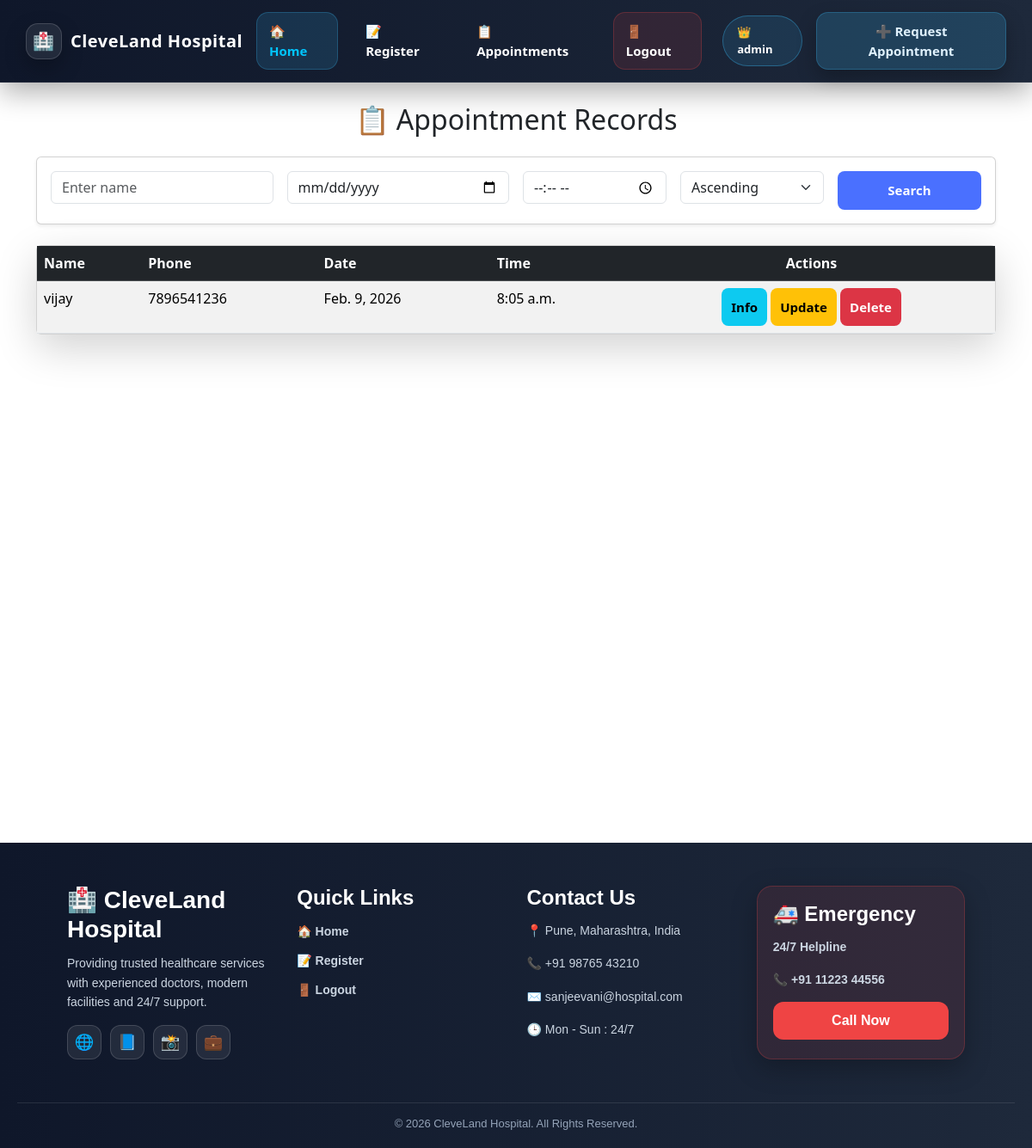
The app's page /show-appointment/ (signed in) with its own data.
### clinic_app/models.py (models this page shows, shortened)
class Appointment(models.Model):
    patient_name= models.CharField(max_length=20)
    patient_email=models.EmailField()
    patient_age=models.IntegerField()
    patient_address=models.TextField()
    patient_gender= models.CharField(max_length=10,choices=(('M',"Male"),('F',"Female")))
    patient_phone= models.CharField(max_length=15)
    appointment_date= models.DateField()
    appointment_time= models.TimeField()
    recent_report=models.FileField(upload_to='appointment_reports', blank=True, null=True)
    reson = models.TextField()

### clinic_app/views.py (the view)
# urls.py: path('show-appointment/', show_appointments, name='show_appointment_urls'),
def show_appointments(request):
    appointments =Appointment.objects.all()
    name = request.GET.get('patient_name')
    date = request.GET.get('date')
    time = request.GET.get('time')
    sort = request.GET.get('sort')
    if name:
        appointments = appointments.filter(patient_name__icontains = name)
    if date:
        appointments = appointments.filter(appointment_date = date)
    if time:
        appointments = appointments.filter(appointmnet_time = time)
    if sort:
        appointments = appointments.order_by(sort)
    template_name="clinic_app/show.html"
    context={'appointments' : appointments}
    return render(request, template_name, context)

### templates/clinic_app/show.html (shortened to what this page needs)
{% extends 'base.html' %}
{% block content %}
<div class="container mt-4">
    <h2 class="text-center mb-4">📋 Appointment Records</h2>
    <div class="card shadow-sm p-3 mb-4">
        <form method="get" class="row g-3">
            <div class="col-md-3">
                <input type="text" name="patient_name" class="form-control" placeholder="Enter name">
            </div>
            <div class="col-md-3">
                <input type="date" name="date" class="form-control">
            </div>
            <div class="col-md-2">
                <input type="time" name="time" class="form-control">
            </div>
            <div class="col-md-2">
                <select name="sort" class="form-select">
                    <option value="patient_name">Ascending</option>
                </select>
            </div>
            <div class="col-md-2">
                <button type="submit" class="btn btn-primary w-100">Search</button>
            </div>
        </form>
    </div>
    <div class="card shadow-lg">
        <div class="table-responsive">
            <table class="table table-hover table-striped mb-0">
                <thead class="table-dark">
                    <tr>
                        <th>Name</th>
                        <th>Phone</th>
                        <th>Date</th>
                        <th>Time</th>
                        <th class="text-center">Actions</th>
                    </tr>
                </thead>
                <tbody>
                    {% for appointment in appointments %}
                    <tr>
                        <td>{{ appointment.patient_name }}</td>
                        <td>{{ appointment.patient_phone }}</td>
                        <td>{{ appointment.appointment_date }}</td>
                        <td>{{ appointment.appointment_time }}</td>
                        <td class="text-center">
                            <a href="{% url 'info_appointment_urls' appointment.id %}" class="btn btn-info btn-sm">Info</a>
                            <a href="{% url 'update_appointment_urls' appointment.id %}" class="btn btn-warning btn-sm">Update</a>
                            <a href="{% url 'delete_appointment_urls' appointment.id %}" class="btn btn-danger btn-sm">Delete</a>
                        </td>
                    </tr>
                    {% endfor %}
                </tbody>
            </table>
        </div>
    </div>
</div>
{% endblock %}

### templates/NavBar.html (shortened to what this page needs)
<nav class="navbar navbar-expand-lg hospital-navbar-dark">
  <div class="container-fluid">
    <a class="navbar-brand hospital-brand-dark" href="{% url 'home_urls' %}">
      <span class="brand-icon-dark">🏥</span> CleveLand Hospital
    </a>
    <div class="collapse navbar-collapse" id="navbarNav">
      <ul class="navbar-nav ms-auto align-items-lg-center gap-lg-2">
        <li class="nav-item">
          <a class="nav-link nav-dark-link active" href="{% url 'home_urls' %}">🏠 Home</a>
        </li>
        {% if user.is_authenticated %}
          <li class="nav-item">
            <a class="nav-link nav-dark-link" href="{% url 'create_appointment_urls' %}">📝 Register</a>
          </li>
          {% if user.is_superuser %}
          <li class="nav-item">
            <a class="nav-link nav-dark-link" href="{% url 'show_appointment_urls' %}">📋 Appointments</a>
          </li>
          {% endif %}
          <li class="nav-item">
            <a class="nav-link nav-dark-link logout-dark" href="{% url 'logout_user_urls' %}">🚪 Logout</a>
          </li>
          <li class="nav-item">
            {% if user.is_superuser %}
              <span class="user-badge-dark admin-dark">👑 {{ user.username }}</span>
            {% else %}
              <span class="user-badge-dark normal-dark">✅ {{ user.username }}</span>
            {% endif %}
          </li>
        {% endif %}
      </ul>
      <div class="d-flex ms-lg-3 mt-3 mt-lg-0">
        <a href="{% url 'create_appointment_urls' %}" class="btn request-btn-dark">
          ➕ Request Appointment
        </a>
      </div>
    </div>
  </div>
</nav>

### static/CSS/style.css (style rules this page uses)
.btn { flex: 1; padding: 11px; border: none; border-radius: 8px; font-size: 15px; cursor: pointer; font-weight: bold; transition: 0.3s; }
.btn-primary { background: #4a70ff; color: white; }

### templates/base.html (style rules this page uses)
.navbar { background-color: #0b3c5d !important; padding: 12px 20px; }
.navbar-brand { color: #00c6ff !important; font-weight: bold; font-size: 22px; }
.navbar-nav .nav-link { color: #ffffff !important; font-size: 15px; margin-right: 10px; transition: color 0.3s ease, background 0.3s ease; }
.navbar-nav .nav-link.active { color: #00c6ff !important; font-weight: 600; }
.navbar-nav span { font-weight: bold; }
.navbar-nav { align-items: center; }

### templates/NavBar.html (style rules this page uses)
.hospital-navbar-dark { background: linear-gradient(90deg, #0f172a, #1e293b); padding: 14px 18px; box-shadow: 0 12px 30px rgba(0,0,0,0.30); border-bottom: 1px solid rgba(255,255,255,0.08); position: sticky; top: 0; z-index: 999; }
.hospital-brand-dark { font-weight: 900; font-size: 20px; color: white !important; letter-spacing: 0.5px; display: flex; align-items: center; gap: 10px; transition: 0.3s ease; }
.brand-icon-dark { width: 42px; height: 42px; border-radius: 14px; display: inline-flex; justify-content: center; align-items: center; background: rgba(255,255,255,0.08); border: 1px solid rgba(255,255,255,0.15); box-shadow: 0 10px 25px rgba(0,0,0,0.25); }
.nav-dark-link { color: #cbd5e1 !important; font-weight: 700; padding: 10px 14px !important; border-radius: 14px; transition: 0.3s ease; position: relative; }
.nav-dark-link.active { background: rgba(56,189,248,0.15); color: white !important; border: 1px solid rgba(56,189,248,0.25); }
.logout-dark { background: rgba(239,68,68,0.12); border: 1px solid rgba(239,68,68,0.25); }
.request-btn-dark { background: rgba(56,189,248,0.18); color: #e0f2fe; font-weight: 800; border-radius: 14px; padding: 10px 18px; border: 1px solid rgba(56,189,248,0.25); box-shadow: 0 10px 22px rgba(0,0,0,0.25); transition: 0.3s ease; }
.user-badge-dark { padding: 9px 16px; border-radius: 30px; font-weight: 800; font-size: 13px; display: inline-flex; align-items: center; gap: 6px; background: rgba(255,255,255,0.08); border: 1px solid rgba(255,255,255,0.15); color: white; margin-left: 6px; }
.admin-dark { border: 1px solid rgba(56,189,248,0.35); background: rgba(56,189,248,0.12); }

### records on screen
Appointment: patient_name "vijay", patient_phone "7896541236", appointment_date "Feb. 9, 2026", appointment_time "8:05 a.m."

### other values on screen
{{ user.username }} "admin"
